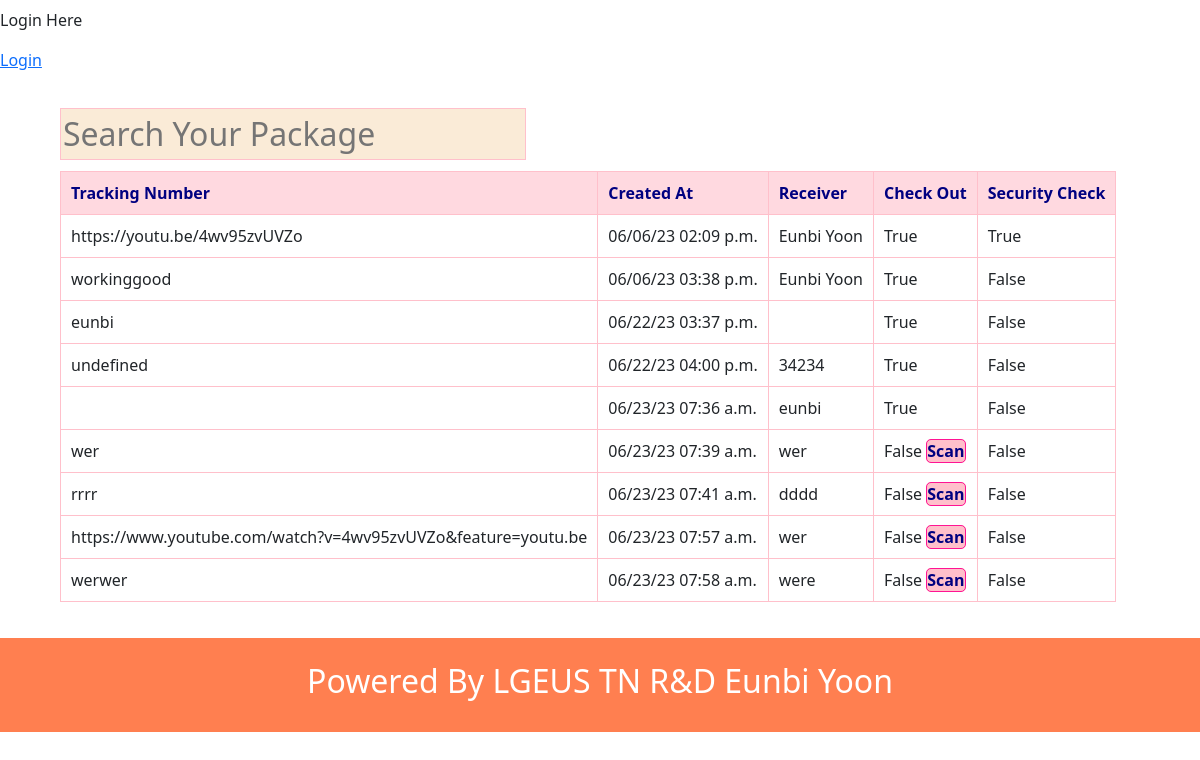
The page /search/ on the database as committed earlier.
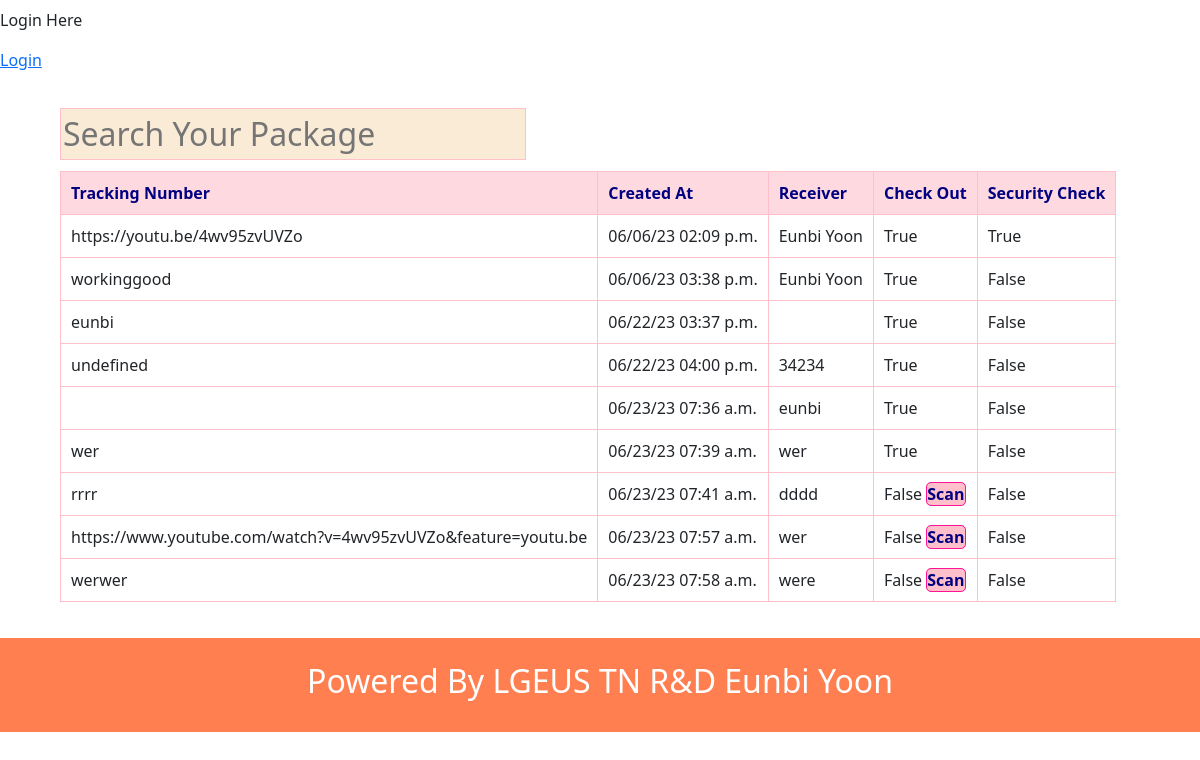
The same page on the database as committed later.
### qrapp/models.py (models this page shows, shortened)
class QRCodeData(models.Model):
    code_data=models.CharField(max_length=255)
    created_at=models.DateTimeField(auto_now_add=True)
    receiver=models.CharField(max_length=255)
    check_out=models.BooleanField(default=False)
    admin_check=models.BooleanField(default=False)
    class Meta:
        verbose_name_plural='QR Scanning Data'

### qrapp/views.py (the view)
# urls.py: path('search/',searchView.as_view(), name='search_url'),
class searchView(ListView):
    template_name='search.html'
    context_object_name='item_list'
    def get_queryset(self):
        return QRCodeData.objects.all()

### qrapp/templates/search.html (shortened to what this page needs)
{% extends 'index.html' %}
{% block container %}
    <div class="search-detail">
        <input type="text" id="filterInput" placeholder="Search Your Package" oninput="filterTable()" required pattern="\S+.*" >
        <table id="myTable">
            <thead>
              <tr>
                <th>Tracking Number</th>
                <th>Created At</th>
                <th>Receiver</th>
                <th>Check Out</th>
                <th>Security Check</th>
              </tr>
            </thead>
            <tbody>
                {% for item in item_list %}
                    <tr>
                        <td>{{ item.code_data }}</td>
                        <td>{{ item.created_at|date:"m/d/y h:i a" }}</td>
                        <td>{{ item.receiver }}</td>
                        {% if item.check_out %}
                            <td>{{ item.check_out }}</td>
                        {% else %}
                            <td>
                                {{ item.admin_check }}
                                <a href="{% url 'checkout_url' %}">Scan</a>
                            </td>
                        {% endif %}
                        {% if item.admin_check %}
                            <td>{{ item.admin_check }}</td>
                        {% else %}
                            <td>
                                {{ item.admin_check }}
                            </td>
                        {% endif %}
                    </tr>
                {% endfor %}
            </tbody>
        </table>
    </div>
{% endblock %}

Rows that differ between the two databases and show on the page:
changed QRCodeData (number 6 of 9 on the later page): check_out (not shown) → "True"; admin_check "False" → (not shown)
